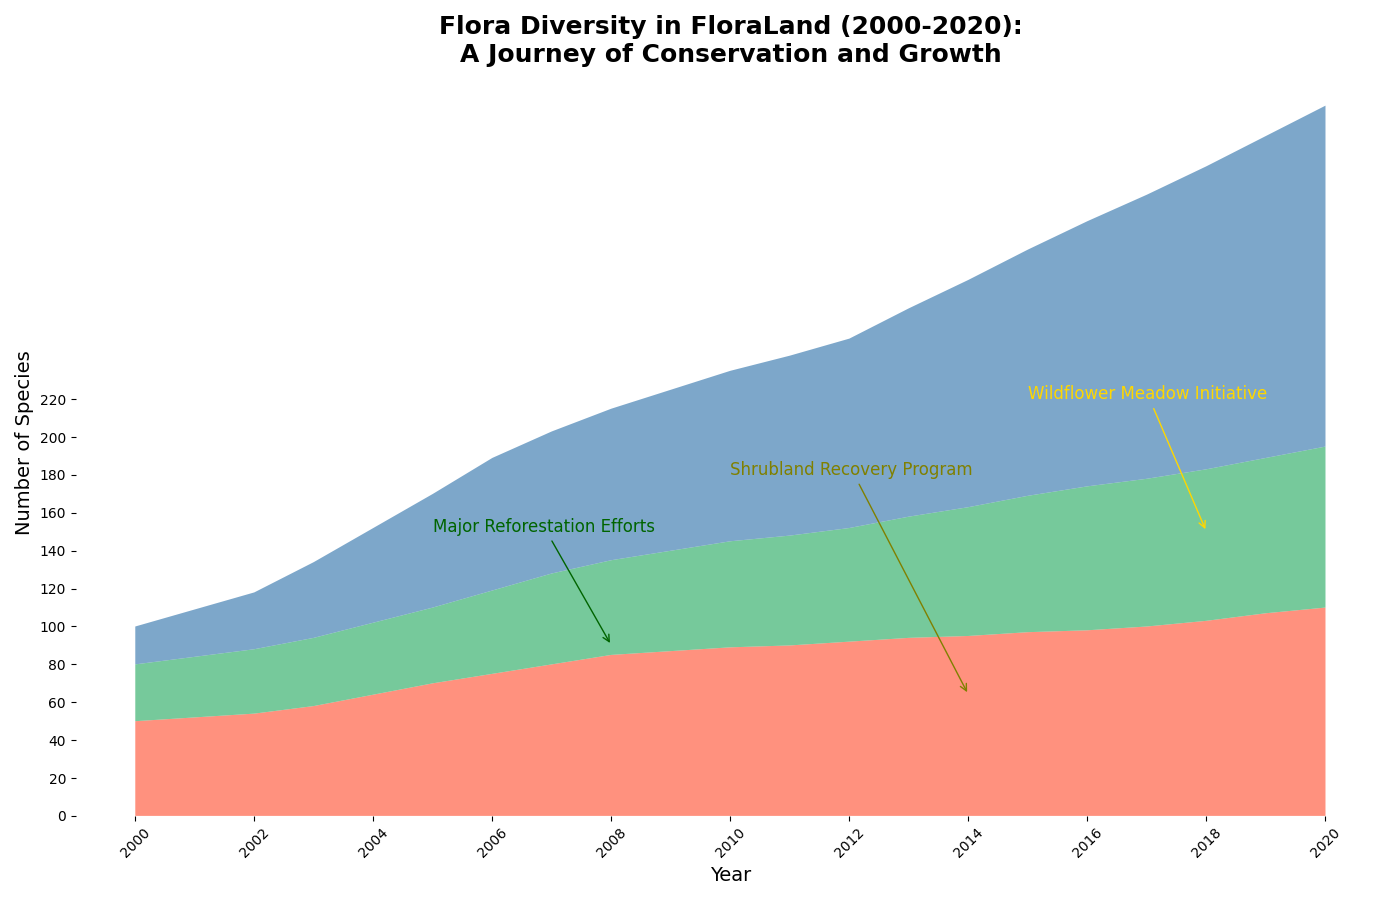

This figure's Python source:
import matplotlib.pyplot as plt
import numpy as np

years = np.arange(2000, 2021)

trees = np.array([50, 52, 54, 58, 64, 70, 75, 80, 85, 87, 89, 90, 92, 94, 95, 97, 98, 100, 103, 107, 110])
shrubs = np.array([30, 32, 34, 36, 38, 40, 44, 48, 50, 53, 56, 58, 60, 64, 68, 72, 76, 78, 80, 82, 85])
wildflowers = np.array([20, 25, 30, 40, 50, 60, 70, 75, 80, 85, 90, 95, 100, 110, 120, 130, 140, 150, 160, 170, 180])

flora_data = np.vstack([trees, shrubs, wildflowers])

fig, ax = plt.subplots(figsize=(14, 9))

# Changed color set
ax.stackplot(years, flora_data, colors=['#FF6347', '#3CB371', '#4682B4'], alpha=0.7)

ax.set_title("Flora Diversity in FloraLand (2000-2020):\nA Journey of Conservation and Growth", 
             fontsize=18, weight='bold')
ax.set_xlabel("Year", fontsize=14)
ax.set_ylabel("Number of Species", fontsize=14)
ax.set_xticks(years[::2])
ax.set_xticklabels(years[::2], rotation=45)
ax.set_yticks(np.arange(0, 221, 20))

ax.spines['top'].set_visible(False)
ax.spines['right'].set_visible(False)
ax.spines['left'].set_visible(False)
ax.spines['bottom'].set_visible(False)

ax.annotate("Major Reforestation Efforts", xy=(2008, 90), xytext=(2005, 150),
            arrowprops=dict(arrowstyle="->", connectionstyle="arc3", color='darkgreen'), fontsize=12, color='darkgreen')

ax.annotate("Shrubland Recovery Program", xy=(2014, 64), xytext=(2010, 180),
            arrowprops=dict(arrowstyle="->", connectionstyle="arc3", color='olive'), fontsize=12, color='olive')

ax.annotate("Wildflower Meadow Initiative", xy=(2018, 150), xytext=(2015, 220),
            arrowprops=dict(arrowstyle="->", connectionstyle="arc3", color='gold'), fontsize=12, color='gold')

plt.tight_layout()
plt.show()
